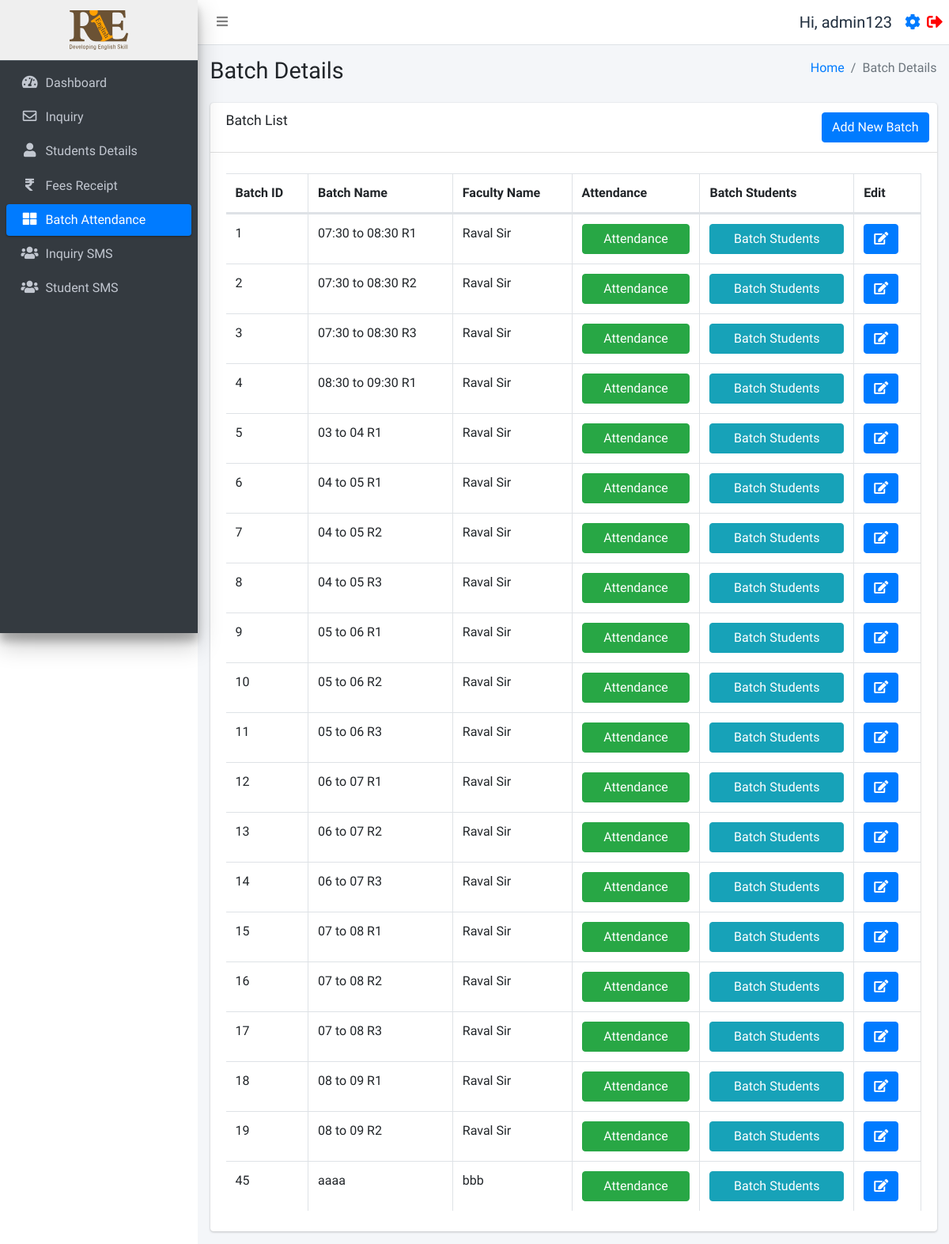
The app's page /batch.php (signed in) with its own data.
### tables this page shows
CREATE TABLE `users` (
  `id` int(11) NOT NULL,
  `username` varchar(255) NOT NULL,
  `fullname` varchar(255) NOT NULL,
  `email` varchar(255) NOT NULL,
  `mobile` varchar(15) NOT NULL,
  `password` varchar(255) NOT NULL,
  `status` int(11) NOT NULL,
  `created_at` timestamp NOT NULL DEFAULT current_timestamp()
);

CREATE TABLE `batch_table` (
  `id` int(11) NOT NULL,
  `name` varchar(255) NOT NULL,
  `timestamp` timestamp NOT NULL DEFAULT current_timestamp() ON UPDATE current_timestamp(),
  `FacultyName` varchar(255) NOT NULL
);

### function.php (called while the page is built, shortened)
<?php
require_once('db.php');
function selectFromTable($tableName, $columns, $whereConditions) {
    global $db;
    try {
        $sql = "SELECT " . implode(', ', $columns) . " FROM $tableName";
        if (!empty($whereConditions)) {
            $sql .= " WHERE " . implode(' AND ', array_map(function ($col, $val) {
                if (is_array($val)) {
                    return "$col IN (:" . implode(", :", array_keys($val)) . ")";
                } else {
                    return "$col = :$col";
                }
            }, array_keys($whereConditions), $whereConditions));
        }
        $stmt = $db->prepare($sql);
        foreach ($whereConditions as $col => $value) {
            if (is_array($value)) {
                foreach ($value as $key => $val) {
                    $stmt->bindValue(":$key", $val);
                }
            } else {
                $stmt->bindValue(":$col", $value);
            }
        }
        $stmt->execute();
        return $stmt->fetchAll(PDO::FETCH_ASSOC);
    } catch (PDOException $e) {
        return false;
    }
}
?>

### batch.php (the view, shortened to what this page needs)
<!DOCTYPE html>
<html lang="en">
<head>
</head>
<?php
include ('./header.php');
require_once 'function.php';
$isSuperAdmin = isset($_SESSION['user_status']) && $_SESSION['user_status'] === 'super_admin';
$isAdmin = isset($_SESSION['user_status']) && $_SESSION['user_status'] === 'admin';
?>
<div class="content-wrapper">
  <div class="content-header">
    <div class="container-fluid">
      <div class="row mb-2">
        <div class="col-sm-6">
          <h1 class="m-0">Batch Details</h1>
        </div>
        <div class="col-sm-6">
          <ol class="breadcrumb float-sm-right">
            <li class="breadcrumb-item">
              <?php if ($_SESSION['user_status'] === 'faculty'): ?>
                <a href="./batch.php">Home</a>
              <?php else: ?>
                <a href="./dashboard.php">Home</a>
              <?php endif; ?>
            </li>
            <li class="breadcrumb-item active">Batch Details</li>
          </ol>
        </div>
      </div>
    </div>
  </div>
  <section class="content">
    <div class="container-fluid">
      <div class="row">
        <div class="col-12">
          <div class="card">
            <div class="card-header">
              <h3 class="card-title">Batch List</h3>
              <?php if ($isSuperAdmin || $isAdmin): ?>
                <div class="card-tools">
                  <a href="./addbatch.php" class="btn btn-primary">Add New Batch</a>
                </div>
              <?php endif; ?>
            </div>
            <div class="card-body">
              <div class="table-responsive">
                <table id="example1" class="table table-bordered table-striped">
                  <thead>
                    <tr>
                      <th>Batch ID</th>
                      <th>Batch Name</th>
                      <th>Faculty Name</th>
                      <th>Attendance</th>
                      <th>Batch Students</th>
                      <?php if ($isSuperAdmin || $isAdmin): ?>
                        <th>Edit</th>
                      <?php endif; ?>
                    </tr>
                  </thead>
                  <tbody>
                    <?php
                    $batches = selectFromTable('batch_table', ['id', 'name', 'FacultyName'], []);
                    foreach ($batches as $row) {
                      echo "<tr>";
                      echo "<td>" . $row['id'] . "</td>";
                      echo "<td>" . $row['name'] . "</td>";
                      echo "<td>" . $row['FacultyName'] . "</td>";
                      echo "<td><a href='javascript:void(0);' onclick='confirmAttendance(" . $row['id'] . ")' class='btn btn-success col-md-12'>Attendance</a></td>";
                      echo "<td><a href='javascript:void(0);' onclick='confirmBatchStudents(" . $row['id'] . ")' class='btn btn-info col-md-12'>Batch Students</a></td>";
                      if ($isSuperAdmin || $isAdmin) {
                        echo "<td><a href='javascript:void(0);' onclick='confirmEdit(" . $row['id'] . ")' class='btn btn-primary'><i class='fas fa-edit'></i></a></td>";
                      }
                      echo "</tr>";
                    }
                    ?>
                  </tbody>
                </table>
              </div>
            </div>
          </div>
        </div>
      </div>
    </div>
  </section>
</div>
<?php include ('./footer.php'); ?>

### header.php (shortened to what this page needs)
<?php
require_once 'db.php';
require_once ('function.php');
$user = selectFromTable('users', ['*'], ['id' => $_SESSION['user_id']]);
$user = $user[0];
$isFaculty = isset($_SESSION['user_status']) && $_SESSION['user_status'] === 'faculty';
?>
<!DOCTYPE html>
<html lang="en">
<head>
  <link rel="stylesheet" href="./plugins/fontawesome-free/css/all.min.css">
  <link rel="stylesheet" href="https://code.ionicframework.com/ionicons/2.0.1/css/ionicons.min.css">
  <link rel="stylesheet" href="./plugins/icheck-bootstrap/icheck-bootstrap.min.css">
  <link rel="stylesheet" href="https://cdn.datatables.net/1.10.19/css/dataTables.bootstrap4.min.css">
  <link rel="stylesheet" href="./asset/css/adminlte.min.css">
  <link rel="stylesheet" href="./asset/css/style.css">
</head>
<body class="hold-transition sidebar-mini layout-fixed">
  <div class="wrapper">
    <nav class="main-header navbar navbar-expand navbar-white navbar-light sticky-top">
      <ul class="navbar-nav">
        <li class="nav-item">
          <a class="nav-link" data-widget="pushmenu" href="#" role="button"><i class="fas fa-bars"></i></a>
        </li>
      </ul>
      <ul class="navbar-nav ml-auto">
        <li class="nav-item d-flex align-items-center">
          <span class="mr-3" style="font-size:20px;">Hi, <?php echo $user['fullname']; ?></span>
          <a href="./profile.php" style="font-size:20px;" class="d-block mr-2"><i class="fas fa-cog"></i></a>
          <a href="./logout.php" style="font-size:20px;"><i class="fas fa-sign-out-alt" style="color:red"></i></a>
        </li>
      </ul>
    </nav>
    <aside class="main-sidebar sidebar-dark-primary elevation-4">
      <?php if ($_SESSION['user_status'] === 'faculty'): ?>
        <a href="./batch.php" class="brand-link" style="text-align:center;background:#efefef;">
        <?php else: ?>
          <a href="./dashboard.php" class="brand-link" style="text-align:center;background:#efefef;">
          <?php endif; ?>
          <img src="./asset/img/logo.svg" alt="RIE logo Logo" style="height:50px;">
        </a>
        <div class="sidebar">
          <nav class="mt-2">
            <ul class="nav nav-pills nav-sidebar flex-column" data-widget="treeview" role="menu" data-accordion="false">
              <?php if (!$isFaculty): ?>
                <li class="nav-item">
                  <a href="./dashboard.php" class="nav-link
            <?php if (strpos($_SERVER['REQUEST_URI'], 'dashboard.php') !== false) {
              echo "active";
            } ?>">
                    <i class="nav-icon fas fa-tachometer-alt"></i>
                    <p>
                      Dashboard
                    </p>
                  </a>
                </li>
                <li class="nav-item">
                  <a href="./inquiry.php" class="nav-link
            <?php if (strpos($_SERVER['REQUEST_URI'], 'inquiry.php') !== false) {
              echo "active";
            } ?>">
                    <i class="nav-icon far fa-envelope"></i>
                    <p>
                      Inquiry
                    </p>
                  </a>
                <li class="nav-item">
                  <a href="./studentsdetails.php" class="nav-link
            <?php if (strpos($_SERVER['REQUEST_URI'], 'studentsdetails.php') !== false) {
              echo "active";
            } ?>">
                    <i class="nav-icon fas fa-user"></i>
                    <p>
                      Students Details
                    </p>
                  </a>
                </li>
                <li class="nav-item">
                  <a href="./fees.php" class="nav-link
            <?php if (strpos($_SERVER['REQUEST_URI'], 'fees.php') !== false) {
              echo "active";
            } ?>">
                    <i class="nav-icon fas fa-rupee-sign"></i>
                    <p>
                      Fees Receipt
                    </p>
                  </a>
                </li>
              <?php endif; ?>
              <li class="nav-item">
                <a href="./batch.php" class="nav-link
            <?php if (strpos($_SERVER['REQUEST_URI'], 'batch.php') !== false) {
              echo "active";
            } ?>">
                  <i class="nav-icon fas fa-th-large"></i>
                  <p>
                    Batch Attendance
                  </p>
                </a>
              </li>
              <?php if (!$isFaculty): ?>
                <li class="nav-item">
                  <a href="./inquirysms.php" class="nav-link
            <?php if (strpos($_SERVER['REQUEST_URI'], 'inquirysms.php') !== false) {
              echo "active";
            } ?>">
                    <i class="nav-icon fas fa-users"></i>
                    <p>
                      Inquiry SMS
                    </p>
                  </a>
                </li>
                <li class="nav-item">
                  <a href="./studentsms.php" class="nav-link
            <?php if (strpos($_SERVER['REQUEST_URI'], 'studentsms.php') !== false) {
              echo "active";
            } ?>">
                    <i class="nav-icon fas fa-users"></i>
                    <p>
                      Student SMS
                    </p>
                  </a>
                </li>
              <?php endif; ?>
            </ul>
          </nav>
        </div>
    </aside>

### header.php (style rules this page uses)
table thead tr { border: 2px solid #dee2e6 }
table thead { position: sticky; top: 0; background-color: white; }

### records on screen
users: fullname "admin123"
batch_table: id "1", name "07:30 to 08:30 R1", FacultyName "Raval Sir"
batch_table: id "2", name "07:30 to 08:30 R2", FacultyName "Raval Sir"
batch_table: id "3", name "07:30 to 08:30 R3", FacultyName "Raval Sir"
batch_table: id "4", name "08:30 to 09:30 R1", FacultyName "Raval Sir"
batch_table: id "5", name "03 to 04 R1", FacultyName "Raval Sir"
batch_table: id "6", name "04 to 05 R1", FacultyName "Raval Sir"
batch_table: id "7", name "04 to 05 R2", FacultyName "Raval Sir"
batch_table: id "8", name "04 to 05 R3", FacultyName "Raval Sir"
batch_table: id "9", name "05 to 06 R1", FacultyName "Raval Sir"
batch_table: id "10", name "05 to 06 R2", FacultyName "Raval Sir"
batch_table: id "11", name "05 to 06 R3", FacultyName "Raval Sir"
batch_table: id "12", name "06 to 07 R1", FacultyName "Raval Sir"
batch_table: id "13", name "06 to 07 R2", FacultyName "Raval Sir"
batch_table: id "14", name "06 to 07 R3", FacultyName "Raval Sir"
batch_table: id "15", name "07 to 08 R1", FacultyName "Raval Sir"
batch_table: id "16", name "07 to 08 R2", FacultyName "Raval Sir"
batch_table: id "17", name "07 to 08 R3", FacultyName "Raval Sir"
batch_table: id "18", name "08 to 09 R1", FacultyName "Raval Sir"
batch_table: id "19", name "08 to 09 R2", FacultyName "Raval Sir"
batch_table: id "45", name "aaaa", FacultyName "bbb"
